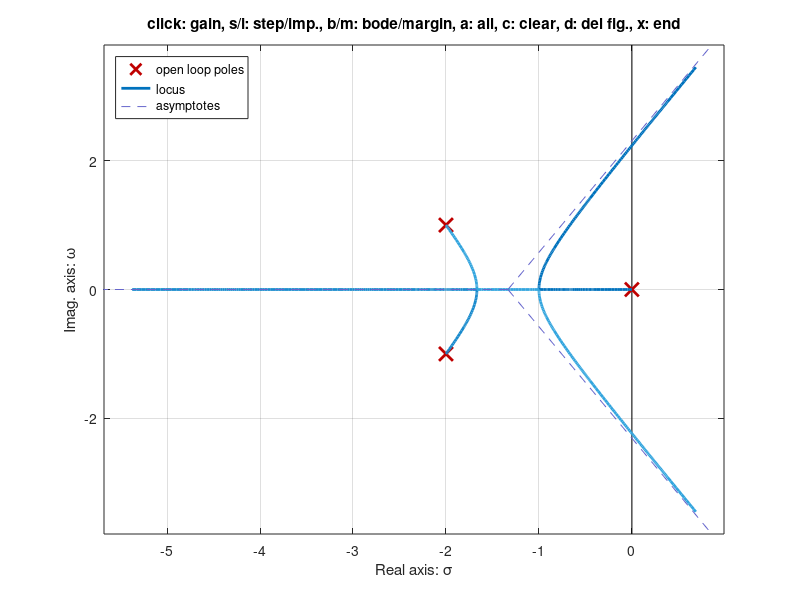

The MATLAB source for this figure:
% Transfer function for 1/(s(s^2+4s+5))
num = 1;
den = [1, 4, 5, 0];

% Create transfer function
sys = tf(num, den);

% Plot root locus
rlocus(sys);
rlocusx(sys);